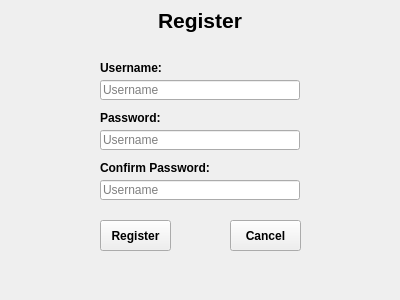
<?xml version="1.0" encoding="UTF-8"?>
<ui version="4.0">
 <class>registerWindow</class>
 <widget class="QWidget" name="registerWindow">
  <property name="geometry">
   <rect>
    <x>0</x>
    <y>0</y>
    <width>400</width>
    <height>300</height>
   </rect>
  </property>
  <property name="windowTitle">
   <string>Form</string>
  </property>
  <widget class="QLabel" name="label">
   <property name="geometry">
    <rect>
     <x>0</x>
     <y>0</y>
     <width>400</width>
     <height>41</height>
    </rect>
   </property>
   <property name="text">
    <string>&lt;html&gt;&lt;head/&gt;&lt;body&gt;&lt;p align=&quot;center&quot;&gt;&lt;span style=&quot; font-size:16pt; font-weight:700;&quot;&gt;Register&lt;/span&gt;&lt;/p&gt;&lt;/body&gt;&lt;/html&gt;</string>
   </property>
   <property name="alignment">
    <set>Qt::AlignmentFlag::AlignCenter</set>
   </property>
  </widget>
  <widget class="QLineEdit" name="r_username">
   <property name="geometry">
    <rect>
     <x>100</x>
     <y>80</y>
     <width>200</width>
     <height>20</height>
    </rect>
   </property>
   <property name="toolTip">
    <string>&lt;html&gt;&lt;head/&gt;&lt;body&gt;&lt;p&gt;&lt;br/&gt;&lt;/p&gt;&lt;/body&gt;&lt;/html&gt;</string>
   </property>
   <property name="autoFillBackground">
    <bool>false</bool>
   </property>
   <property name="text">
    <string/>
   </property>
   <property name="echoMode">
    <enum>QLineEdit::EchoMode::Normal</enum>
   </property>
   <property name="alignment">
    <set>Qt::AlignmentFlag::AlignLeading|Qt::AlignmentFlag::AlignLeft|Qt::AlignmentFlag::AlignVCenter</set>
   </property>
   <property name="placeholderText">
    <string comment="Username" extracomment="Username">Username</string>
   </property>
  </widget>
  <widget class="QLabel" name="label_2">
   <property name="geometry">
    <rect>
     <x>100</x>
     <y>60</y>
     <width>61</width>
     <height>16</height>
    </rect>
   </property>
   <property name="text">
    <string>&lt;html&gt;&lt;head/&gt;&lt;body&gt;&lt;p&gt;&lt;span style=&quot; font-weight:700;&quot;&gt;Username:&lt;/span&gt;&lt;/p&gt;&lt;/body&gt;&lt;/html&gt;</string>
   </property>
  </widget>
  <widget class="QLineEdit" name="r_password">
   <property name="geometry">
    <rect>
     <x>100</x>
     <y>130</y>
     <width>200</width>
     <height>20</height>
    </rect>
   </property>
   <property name="toolTip">
    <string>&lt;html&gt;&lt;head/&gt;&lt;body&gt;&lt;p&gt;&lt;br/&gt;&lt;/p&gt;&lt;/body&gt;&lt;/html&gt;</string>
   </property>
   <property name="autoFillBackground">
    <bool>false</bool>
   </property>
   <property name="text">
    <string/>
   </property>
   <property name="echoMode">
    <enum>QLineEdit::EchoMode::Normal</enum>
   </property>
   <property name="alignment">
    <set>Qt::AlignmentFlag::AlignLeading|Qt::AlignmentFlag::AlignLeft|Qt::AlignmentFlag::AlignVCenter</set>
   </property>
   <property name="placeholderText">
    <string comment="Username" extracomment="Username">Username</string>
   </property>
  </widget>
  <widget class="QLineEdit" name="r_c_password">
   <property name="geometry">
    <rect>
     <x>100</x>
     <y>180</y>
     <width>200</width>
     <height>20</height>
    </rect>
   </property>
   <property name="toolTip">
    <string>&lt;html&gt;&lt;head/&gt;&lt;body&gt;&lt;p&gt;&lt;br/&gt;&lt;/p&gt;&lt;/body&gt;&lt;/html&gt;</string>
   </property>
   <property name="autoFillBackground">
    <bool>false</bool>
   </property>
   <property name="text">
    <string/>
   </property>
   <property name="echoMode">
    <enum>QLineEdit::EchoMode::Normal</enum>
   </property>
   <property name="alignment">
    <set>Qt::AlignmentFlag::AlignLeading|Qt::AlignmentFlag::AlignLeft|Qt::AlignmentFlag::AlignVCenter</set>
   </property>
   <property name="placeholderText">
    <string comment="Username" extracomment="Username">Username</string>
   </property>
  </widget>
  <widget class="QLabel" name="label_3">
   <property name="geometry">
    <rect>
     <x>100</x>
     <y>110</y>
     <width>61</width>
     <height>16</height>
    </rect>
   </property>
   <property name="text">
    <string>&lt;html&gt;&lt;head/&gt;&lt;body&gt;&lt;p&gt;&lt;span style=&quot; font-weight:700;&quot;&gt;Password:&lt;/span&gt;&lt;/p&gt;&lt;/body&gt;&lt;/html&gt;</string>
   </property>
  </widget>
  <widget class="QLabel" name="label_4">
   <property name="geometry">
    <rect>
     <x>100</x>
     <y>160</y>
     <width>111</width>
     <height>16</height>
    </rect>
   </property>
   <property name="text">
    <string>&lt;html&gt;&lt;head/&gt;&lt;body&gt;&lt;p&gt;&lt;span style=&quot; font-weight:700;&quot;&gt;Confirm Password:&lt;/span&gt;&lt;/p&gt;&lt;/body&gt;&lt;/html&gt;</string>
   </property>
  </widget>
  <widget class="QPushButton" name="r_Register">
   <property name="geometry">
    <rect>
     <x>100</x>
     <y>220</y>
     <width>71</width>
     <height>31</height>
    </rect>
   </property>
   <property name="font">
    <font>
     <family>Segoe UI</family>
     <pointsize>9</pointsize>
     <italic>false</italic>
     <bold>true</bold>
    </font>
   </property>
   <property name="toolTip">
    <string>&lt;html&gt;&lt;head/&gt;&lt;body&gt;&lt;p align=&quot;center&quot;&gt;&lt;br/&gt;&lt;/p&gt;&lt;/body&gt;&lt;/html&gt;</string>
   </property>
   <property name="styleSheet">
    <string notr="true">font: 700 9pt &quot;Segoe UI&quot;;</string>
   </property>
   <property name="text">
    <string>Register</string>
   </property>
  </widget>
  <widget class="QPushButton" name="r_Cancel">
   <property name="geometry">
    <rect>
     <x>230</x>
     <y>220</y>
     <width>71</width>
     <height>31</height>
    </rect>
   </property>
   <property name="font">
    <font>
     <family>Segoe UI</family>
     <pointsize>9</pointsize>
     <italic>false</italic>
     <bold>true</bold>
    </font>
   </property>
   <property name="toolTip">
    <string>&lt;html&gt;&lt;head/&gt;&lt;body&gt;&lt;p align=&quot;center&quot;&gt;&lt;br/&gt;&lt;/p&gt;&lt;/body&gt;&lt;/html&gt;</string>
   </property>
   <property name="styleSheet">
    <string notr="true">font: 700 9pt &quot;Segoe UI&quot;;</string>
   </property>
   <property name="text">
    <string>Cancel</string>
   </property>
  </widget>
 </widget>
 <resources/>
 <connections/>
</ui>
